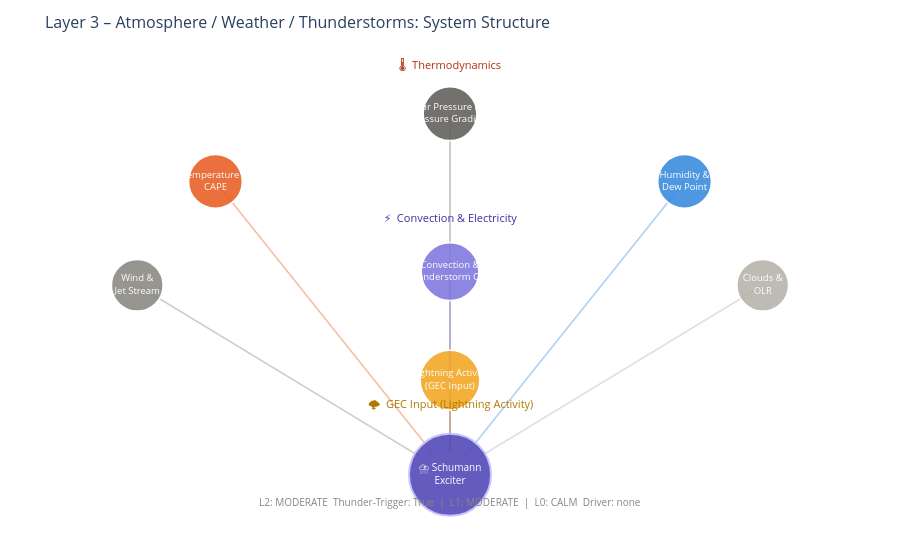

Write notebook code for a chart like this one.
### Markdown cell above
---
## 1. System Structure: The Elements of Layer 3

### Code cell
elements = [
    {'name': 'Air Pressure &<br>Pressure Gradient', 'x': 0.50, 'y': 0.92, 'color': '#5F5E5A', 'sz': 54},
    {'name': 'Temperature &<br>CAPE',          'x': 0.20, 'y': 0.77, 'color': '#E85D24', 'sz': 54},
    {'name': 'Humidity &<br>Dew Point',         'x': 0.80, 'y': 0.77, 'color': '#378ADD', 'sz': 54},
    {'name': 'Wind &<br>Jet Stream',            'x': 0.10, 'y': 0.54, 'color': '#888780', 'sz': 52},
    {'name': 'Convection &<br>Thunderstorm Cells', 'x': 0.50, 'y': 0.57, 'color': '#7F77DD', 'sz': 58},
    {'name': 'Clouds &<br>OLR',               'x': 0.90, 'y': 0.54, 'color': '#B4B2A9', 'sz': 52},
    {'name': 'Lightning Activity<br>(GEC Input)', 'x': 0.50, 'y': 0.33, 'color': '#F2A623', 'sz': 60},
]
core = {'x': 0.50, 'y': 0.12}

fig = go.Figure()
for el in elements:
    dx = core['x'] - el['x']; dy = core['y'] - el['y']
    dist = math.sqrt(dx**2 + dy**2)
    t = 0.05 / dist
    fig.add_trace(go.Scatter(
        x=[el['x'], core['x'] - dx*t], y=[el['y'], core['y'] - dy*t],
        mode='lines', line=dict(color=el['color'], width=1.6), opacity=0.4,
        showlegend=False, hoverinfo='skip'
    ))

fig.add_trace(go.Scatter(
    x=[core['x']], y=[core['y']], mode='markers+text',
    marker=dict(size=82, color='#534AB7', opacity=0.90, line=dict(color='#C0BBFF', width=2)),
    text=['⛈️ Schumann<br>Exciter'], textposition='middle center',
    textfont=dict(size=10, color='white'), showlegend=False, hoverinfo='skip'
))
for el in elements:
    fig.add_trace(go.Scatter(
        x=[el['x']], y=[el['y']], mode='markers+text',
        marker=dict(size=el['sz'], color=el['color'], opacity=0.88,
                    line=dict(color='white', width=1.8)),
        text=[el['name']], textposition='middle center',
        textfont=dict(size=9.5, color='white'), showlegend=False,
        hovertemplate=el['name'].replace('<br>',' ') + '<extra></extra>'
    ))

for txt, px, py, col in [
    ('🌡️  Thermodynamics',             0.50, 1.00, '#B03010'),
    ('⚡  Convection & Electricity',   0.50, 0.65, '#3A32A0'),
    ('🌩️  GEC Input (Lightning Activity)', 0.50, 0.23, '#B07800'),
]:
    fig.add_annotation(x=px, y=py, text=txt, showarrow=False,
                       xref='paper', yref='paper', font=dict(size=11, color=col))

# Layer-Kontext
ctx_parts = []
if layer2: ctx_parts.append(f'L2: {layer2["level"].upper()}  Thunder-Trigger: {l2_thunder}')
if layer1: ctx_parts.append(f'L1: {layer1["level"].upper()}')
if layer0: ctx_parts.append(f'L0: {layer0["level"].upper()}  Driver: {layer0.get("dominant_driver","–")}')
if ctx_parts:
    fig.add_annotation(x=0.5, y=0.02, text='  |  '.join(ctx_parts), showarrow=False,
                       xref='paper', yref='paper', font=dict(size=10, color='#888780'))

fig.update_layout(
    title=dict(text='Layer 3 – Atmosphere / Weather / Thunderstorms: System Structure', font=dict(size=16)),
    xaxis=dict(showgrid=False, zeroline=False, visible=False, range=[-0.05, 1.05]),
    yaxis=dict(showgrid=False, zeroline=False, visible=False, range=[0.02, 1.05]),
    plot_bgcolor='rgba(0,0,0,0)', paper_bgcolor='rgba(0,0,0,0)',
    height=540, margin=dict(l=20, r=20, t=55, b=20)
)
fig.show()

### Figure 1 — Plotly figure (JSON) as saved in the notebook; plotly's stock layout.template omitted (floating-point values rounded to 4 significant figures)
{"data": [{"hoverinfo": "skip", "line": {"color": "#5F5E5A", "width": 1.6}, "mode": "lines", "opacity": 0.4, "showlegend": false, "type": "scatter", "x": [0.5, 0.5], "y": [0.92, 0.17]}, {"hoverinfo": "skip", "line": {"color": "#E85D24", "width": 1.6}, "mode": "lines", "opacity": 0.4, "showlegend": false, "type": "scatter", "x": [0.2, 0.479], "y": [0.77, 0.1654]}, {"hoverinfo": "skip", "line": {"color": "#378ADD", "width": 1.6}, "mode": "lines", "opacity": 0.4, "showlegend": false, "type": "scatter", "x": [0.8, 0.521], "y": [0.77, 0.1654]}, {"hoverinfo": "skip", "line": {"color": "#888780", "width": 1.6}, "mode": "lines", "opacity": 0.4, "showlegend": false, "type": "scatter", "x": [0.1, 0.4655], "y": [0.54, 0.1562]}, {"hoverinfo": "skip", "line": {"color": "#7F77DD", "width": 1.6}, "mode": "lines", "opacity": 0.4, "showlegend": false, "type": "scatter", "x": [0.5, 0.5], "y": [0.57, 0.17]}, {"hoverinfo": "skip", "line": {"color": "#B4B2A9", "width": 1.6}, "mode": "lines", "opacity": 0.4, "showlegend": false, "type": "scatter", "x": [0.9, 0.5345], "y": [0.54, 0.1562]}, {"hoverinfo": "skip", "line": {"color": "#F2A623", "width": 1.6}, "mode": "lines", "opacity": 0.4, "showlegend": false, "type": "scatter", "x": [0.5, 0.5], "y": [0.33, 0.17]}, {"hoverinfo": "skip", "marker": {"color": "#534AB7", "line": {"color": "#C0BBFF", "width": 2}, "opacity": 0.9, "size": 82}, "mode": "markers+text", "showlegend": false, "text": ["⛈️ Schumann<br>Exciter"], "textfont": {"color": "white", "size": 10}, "textposition": "middle center", "type": "scatter", "x": [0.5], "y": [0.12]}, {"hovertemplate": "Air Pressure & Pressure Gradient<extra></extra>", "marker": {"color": "#5F5E5A", "line": {"color": "white", "width": 1.8}, "opacity": 0.88, "size": 54}, "mode": "markers+text", "showlegend": false, "text": ["Air Pressure &<br>Pressure Gradient"], "textfont": {"color": "white", "size": 9.5}, "textposition": "middle center", "type": "scatter", "x": [0.5], "y": [0.92]}, {"hovertemplate": "Temperature & CAPE<extra></extra>", "marker": {"color": "#E85D24", "line": {"color": "white", "width": 1.8}, "opacity": 0.88, "size": 54}, "mode": "markers+text", "showlegend": false, "text": ["Temperature &<br>CAPE"], "textfont": {"color": "white", "size": 9.5}, "textposition": "middle center", "type": "scatter", "x": [0.2], "y": [0.77]}, {"hovertemplate": "Humidity & Dew Point<extra></extra>", "marker": {"color": "#378ADD", "line": {"color": "white", "width": 1.8}, "opacity": 0.88, "size": 54}, "mode": "markers+text", "showlegend": false, "text": ["Humidity &<br>Dew Point"], "textfont": {"color": "white", "size": 9.5}, "textposition": "middle center", "type": "scatter", "x": [0.8], "y": [0.77]}, {"hovertemplate": "Wind & Jet Stream<extra></extra>", "marker": {"color": "#888780", "line": {"color": "white", "width": 1.8}, "opacity": 0.88, "size": 52}, "mode": "markers+text", "showlegend": false, "text": ["Wind &<br>Jet Stream"], "textfont": {"color": "white", "size": 9.5}, "textposition": "middle center", "type": "scatter", "x": [0.1], "y": [0.54]}, {"hovertemplate": "Convection & Thunderstorm Cells<extra></extra>", "marker": {"color": "#7F77DD", "line": {"color": "white", "width": 1.8}, "opacity": 0.88, "size": 58}, "mode": "markers+text", "showlegend": false, "text": ["Convection &<br>Thunderstorm Cells"], "textfont": {"color": "white", "size": 9.5}, "textposition": "middle center", "type": "scatter", "x": [0.5], "y": [0.57]}, {"hovertemplate": "Clouds & OLR<extra></extra>", "marker": {"color": "#B4B2A9", "line": {"color": "white", "width": 1.8}, "opacity": 0.88, "size": 52}, "mode": "markers+text", "showlegend": false, "text": ["Clouds &<br>OLR"], "textfont": {"color": "white", "size": 9.5}, "textposition": "middle center", "type": "scatter", "x": [0.9], "y": [0.54]}, {"hovertemplate": "Lightning Activity (GEC Input)<extra></extra>", "marker": {"color": "#F2A623", "line": {"color": "white", "width": 1.8}, "opacity": 0.88, "size": 60}, "mode": "markers+text", "showlegend": false, "text": ["Lightning Activity<br>(GEC Input)"], "textfont": {"color": "white", "size": 9.5}, "textposition": "middle center", "type": "scatter", "x": [0.5], "y": [0.33]}], "layout": {"annotations": [{"font": {"color": "#B03010", "size": 11}, "showarrow": false, "text": "🌡️  Thermodynamics", "x": 0.5, "xref": "paper", "y": 1.0, "yref": "paper"}, {"font": {"color": "#3A32A0", "size": 11}, "showarrow": false, "text": "⚡  Convection & Electricity", "x": 0.5, "xref": "paper", "y": 0.65, "yref": "paper"}, {"font": {"color": "#B07800", "size": 11}, "showarrow": false, "text": "🌩️  GEC Input (Lightning Activity)", "x": 0.5, "xref": "paper", "y": 0.23, "yref": "paper"}, {"font": {"color": "#888780", "size": 10}, "showarrow": false, "text": "L2: MODERATE  Thunder-Trigger: True  |  L1: MODERATE  |  L0: CALM  Driver: none", "x": 0.5, "xref": "paper", "y": 0.02, "yref": "paper"}], "height": 540, "margin": {"b": 20, "l": 20, "r": 20, "t": 55}, "paper_bgcolor": "rgba(0,0,0,0)", "plot_bgcolor": "rgba(0,0,0,0)", "title": {"font": {"size": 16}, "text": "Layer 3 – Atmosphere / Weather / Thunderstorms: System Structure"}, "xaxis": {"range": [-0.05, 1.05], "showgrid": false, "visible": false, "zeroline": false}, "yaxis": {"range": [0.02, 1.05], "showgrid": false, "visible": false, "zeroline": false}}}
